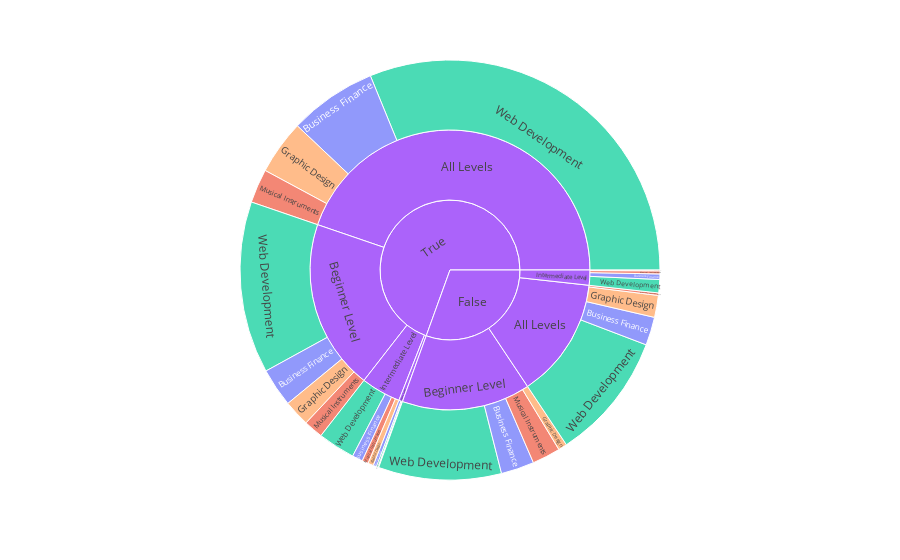

Source (notebook cell):
### Markdown cell above
**`8. Buatlah sunburst plot seperti di bawah ini!`**

### Code cell


### Figure 1 — Plotly figure (JSON) as saved in the notebook; plotly's stock layout.template omitted (floating-point values rounded to 4 significant figures)
{"data": [{"branchvalues": "total", "customdata": [["Business Finance"], ["Musical Instruments"], ["Web Development"], ["Web Development"], ["Web Development"], ["Web Development"], ["Web Development"], ["Web Development"], ["Web Development"], ["(?)"], ["(?)"], ["(?)"], ["(?)"], ["(?)"], ["(?)"], ["(?)"], ["Musical Instruments"], ["(?)"], ["Musical Instruments"], ["Musical Instruments"], ["Business Finance"], ["Business Finance"], ["Business Finance"], ["Business Finance"], ["Business Finance"], ["Business Finance"], ["Graphic Design"], ["Graphic Design"], ["Graphic Design"], ["Graphic Design"], ["Graphic Design"], ["Graphic Design"], ["Graphic Design"], ["Musical Instruments"], ["Musical Instruments"], ["Musical Instruments"], ["(?)"]], "domain": {"x": [0, 1], "y": [0, 1]}, "hovertemplate": "labels=%{label}<br>num_subscribers=%{value}<br>parent=%{parent}<br>id=%{id}<br>subject=%{customdata[0]}<extra></extra>", "ids": ["False/All Levels/Business Finance", "True/Intermediate Level/Musical Instruments", "False/All Levels/Web Development", "True/All Levels/Web Development", "False/Beginner Level/Web Development", "True/Beginner Level/Web Development", "True/Expert Level/Web Development", "False/Intermediate Level/Web Development", "True/Intermediate Level/Web Development", "False/All Levels", "True/All Levels", "False/Beginner Level", "True/Beginner Level", "True/Expert Level", "False/Intermediate Level", "True/Intermediate Level", "False/Intermediate Level/Musical Instruments", "False", "True/Expert Level/Musical Instruments", "False/Beginner Level/Musical Instruments", "True/All Levels/Business Finance", "False/Beginner Level/Business Finance", "True/Beginner Level/Business Finance", "True/Expert Level/Business Finance", "False/Intermediate Level/Business Finance", "True/Intermediate Level/Business Finance", "False/All Levels/Graphic Design", "True/All Levels/Graphic Design", "False/Beginner Level/Graphic Design", "True/Beginner Level/Graphic Design", "True/Expert Level/Graphic Design", "False/Intermediate Level/Graphic Design", "True/Intermediate Level/Graphic Design", "False/All Levels/Musical Instruments", "True/All Levels/Musical Instruments", "True/Beginner Level/Musical Instruments", "True"], "labels": ["Business Finance", "Musical Instruments", "Web Development", "Web Development", "Web Development", "Web Development", "Web Development", "Web Development", "Web Development", "All Levels", "All Levels", "Beginner Level", "Beginner Level", "Expert Level", "Intermediate Level", "Intermediate Level", "Musical Instruments", "False", "Musical Instruments", "Musical Instruments", "Business Finance", "Business Finance", "Business Finance", "Business Finance", "Business Finance", "Business Finance", "Graphic Design", "Graphic Design", "Graphic Design", "Graphic Design", "Graphic Design", "Graphic Design", "Graphic Design", "Musical Instruments", "Musical Instruments", "Musical Instruments", "True"], "marker": {"colors": ["#636efa", "#EF553B", "#00cc96", "#00cc96", "#00cc96", "#00cc96", "#00cc96", "#00cc96", "#00cc96", "#ab63fa", "#ab63fa", "#ab63fa", "#ab63fa", "#ab63fa", "#ab63fa", "#ab63fa", "#EF553B", "#ab63fa", "#EF553B", "#EF553B", "#636efa", "#636efa", "#636efa", "#636efa", "#636efa", "#636efa", "#FFA15A", "#FFA15A", "#FFA15A", "#FFA15A", "#FFA15A", "#FFA15A", "#FFA15A", "#EF553B", "#EF553B", "#EF553B", "#ab63fa"]}, "name": "", "parents": ["False/All Levels", "True/Intermediate Level", "False/All Levels", "True/All Levels", "False/Beginner Level", "True/Beginner Level", "True/Expert Level", "False/Intermediate Level", "True/Intermediate Level", "False", "True", "False", "True", "True", "False", "True", "False/Intermediate Level", "", "True/Expert Level", "False/Beginner Level", "True/All Levels", "False/Beginner Level", "True/Beginner Level", "True/Expert Level", "False/Intermediate Level", "True/Intermediate Level", "False/All Levels", "True/All Levels", "False/Beginner Level", "True/Beginner Level", "True/Expert Level", "False/Intermediate Level", "True/Intermediate Level", "False/All Levels", "True/All Levels", "True/Beginner Level", ""], "type": "sunburst", "values": [254878, 56382, 1153631, 3654450, 1109247, 1550802, 13611, 119863, 335683, 1628866, 5242925, 1742331, 2309512, 50196, 204328, 537677, 27676, 3575525, 5431, 254913, 792330, 299106, 347901, 30146, 49244, 95106, 198211, 490121, 79065, 236692, 1008, 7545, 50506, 22146, 306024, 174117, 8140310]}], "layout": {"legend": {"tracegroupgap": 0}, "margin": {"t": 60}}}
